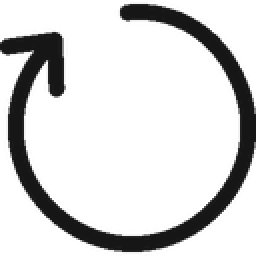
#> input picture mi_led/assets/action_apply.png, 128 x 128 px (shown 2 times larger)
$ python -i image_convert.py   (imports and definitions only)
#> lines starting #> are read from the running program, lines starting #| are printed output that depends on the picture
"""Image loading and LED-friendly conversion for the 16x16 matrix."""

from __future__ import annotations

from pathlib import Path

from PIL import Image, ImageEnhance

from .protocol import MATRIX_SIZE, PIXEL_COUNT


def load_image_as_matrix(
    path: str | Path,
    *,
    saturation: float = 1.35,
    contrast: float = 1.1,
) -> list[tuple[int, int, int]]:
    """
    Load an image and convert it to a 16x16 RGB pixel list (row-major).

    Applies a mild saturation/contrast boost so soft photos read better on LEDs.
    GIF animations use the first frame only.
    """
#> called with path = 'assets/action_apply.png', saturation = 1.35, contrast = 1.1
    path = Path(path)
    with Image.open(path) as img:
#> img is the input picture: PIL image 128x128 RGBA; mean R, G, B, A 9.2, 9.2, 9.2, 46.4
        if getattr(img, "is_animated", False):
            img.seek(0)
        frame = img.convert("RGBA")

    # Composite onto black so transparent pixels become off LEDs.
    background = Image.new("RGBA", frame.size, (0, 0, 0, 255))
    composited = Image.alpha_composite(background, frame).convert("RGB")
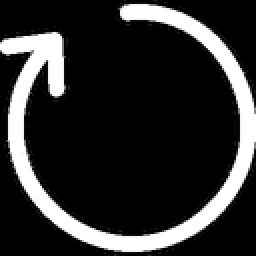
#> composited: PIL image 128x128 RGB (shown 2 times larger); min 0, max 22, mean 4.1; drawn with min black and max white

    resized = composited.resize((MATRIX_SIZE, MATRIX_SIZE), Image.Resampling.LANCZOS)
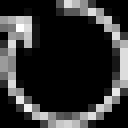
#> resized: PIL image 16x16 RGB (shown 8 times larger); min 0, max 23, mean 4.4; drawn with min black and max white
    boosted = ImageEnhance.Color(resized).enhance(saturation)
    boosted = ImageEnhance.Contrast(boosted).enhance(contrast)

    pixels: list[tuple[int, int, int]] = []
    for y in range(MATRIX_SIZE):
        for x in range(MATRIX_SIZE):
            r, g, b = boosted.getpixel((x, y))
            pixels.append((int(r), int(g), int(b)))
#> after the loop, pixels = 256 items, first 6: (0, 0, 0), (0, 0, 0), (0, 0, 0), (0, 0, 0), (0, 0, 0), (0, 0, 0)

    if len(pixels) != PIXEL_COUNT:
        raise RuntimeError("Converted image has unexpected pixel count")
    return pixels


def blank_frame(color: tuple[int, int, int] = (0, 0, 0)) -> list[tuple[int, int, int]]:
    return [color] * PIXEL_COUNT

>>> result = load_image_as_matrix('assets/action_apply.png')
#> result has the same summary as pixels in load_image_as_matrix

$ run again, on mi_led/assets/action_clear.png
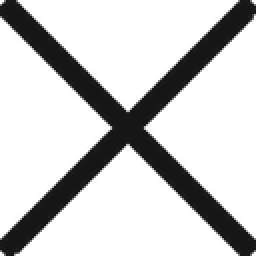
#> input picture mi_led/assets/action_clear.png, 128 x 128 px (shown 2 times larger)
#> in load_image_as_matrix, img is the input picture: PIL image 128x128 RGBA; mean R, G, B, A 13.2, 13.2, 13.2, 58.9
#> in load_image_as_matrix, `composited = Image.alpha_composite(background, frame).convert("RGB")`:
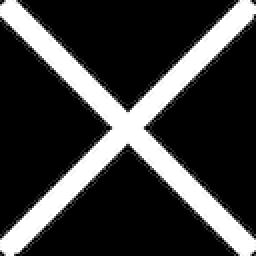
#> composited: PIL image 128x128 RGB (shown 2 times larger); min 0, max 22, mean 5.2; drawn with min black and max white
#> in load_image_as_matrix, `resized = composited.resize((MATRIX_SIZE, MATRIX_SIZE), Image.Resampli..`:
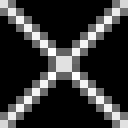
#> resized: PIL image 16x16 RGB (shown 8 times larger); min 0, max 26, mean 5.5; drawn with min black and max white
#> after the loop in load_image_as_matrix, `for y in range(MATRIX_SIZE):`: pixels = 256 items, first 6: (24, 24, 24), (12, 12, 12), (0, 0, 0), (0, 0, 0), (0, 0, 0), (0, 0, 0)
#> result has the same summary as pixels in load_image_as_matrix

$ run again, on mi_led/assets/action_import.png
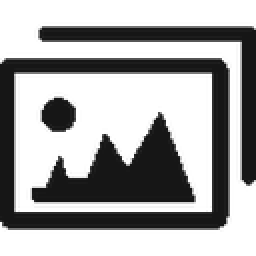
#> input picture mi_led/assets/action_import.png, 128 x 128 px (shown 2 times larger)
#> in load_image_as_matrix, img is the input picture: PIL image 128x128 RGBA; mean R, G, B, A 19.7, 19.7, 19.7, 96.8
#> in load_image_as_matrix, `composited = Image.alpha_composite(background, frame).convert("RGB")`:
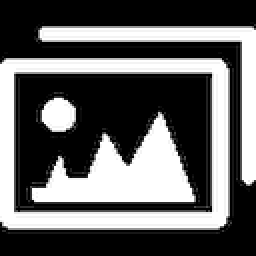
#> composited: PIL image 128x128 RGB (shown 2 times larger); min 0, max 22, mean 8.5; drawn with min black and max white
#> in load_image_as_matrix, `resized = composited.resize((MATRIX_SIZE, MATRIX_SIZE), Image.Resampli..`:
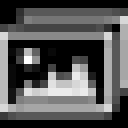
#> resized: PIL image 16x16 RGB (shown 8 times larger); min 0, max 26, mean 8.7; drawn with min black and max white
#> after the loop in load_image_as_matrix, `for y in range(MATRIX_SIZE):`: pixels = 256 items, first 6: (0, 0, 0), (0, 0, 0), (0, 0, 0), (0, 0, 0), (0, 0, 0), (0, 0, 0)
#> result has the same summary as pixels in load_image_as_matrix
